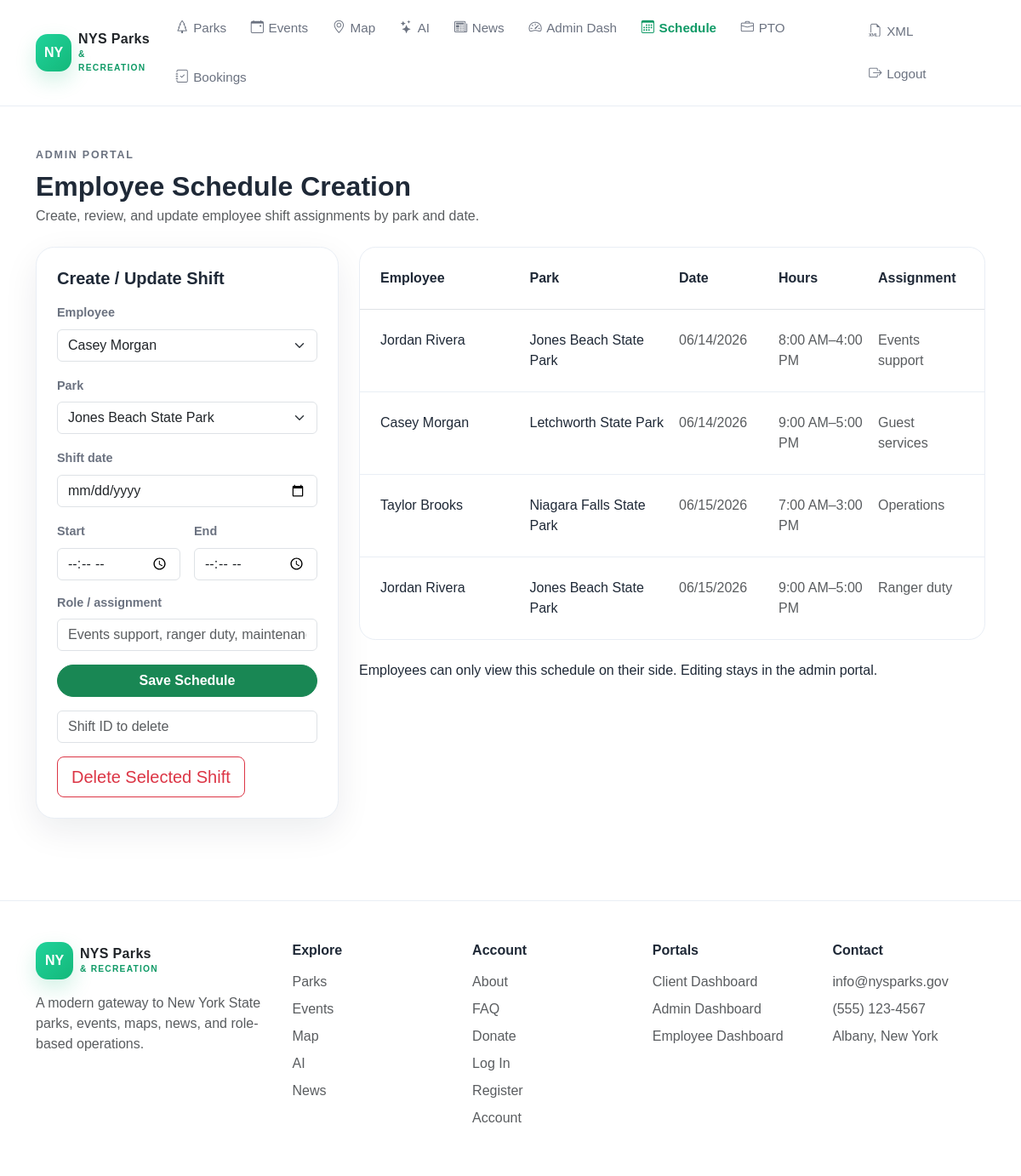
Page /admin-employee-schedule.php (signed in) on the committed database.
### tables this page shows
CREATE TABLE employee_schedules (
    id INT AUTO_INCREMENT PRIMARY KEY,
    employee_id INT NOT NULL,
    park_id INT NOT NULL,
    shift_date DATE NOT NULL,
    start_time TIME NOT NULL,
    end_time TIME NOT NULL,
    assignment VARCHAR(120) NOT NULL,
    schedule_status ENUM('scheduled','cancelled','completed') NOT NULL DEFAULT 'scheduled',
    notes TEXT NULL,
    created_by INT NULL,
    created_at DATETIME NOT NULL DEFAULT CURRENT_TIMESTAMP,
    updated_at DATETIME NOT NULL DEFAULT CURRENT_TIMESTAMP ON UPDATE CURRENT_TIMESTAMP,
    CONSTRAINT fk_sched_employee FOREIGN KEY (employee_id) REFERENCES users(id) ON DELETE CASCADE,
    CONSTRAINT fk_sched_park FOREIGN KEY (park_id) REFERENCES parks(id) ON DELETE RESTRICT,
    CONSTRAINT fk_sched_created_by FOREIGN KEY (created_by) REFERENCES users(id) ON DELETE SET NULL,
    CONSTRAINT chk_sched_times CHECK (start_time < end_time),
    INDEX idx_sched_employee_date (employee_id, shift_date),
    INDEX idx_sched_park_date (park_id, shift_date),
    INDEX idx_sched_status (schedule_status)
);

CREATE TABLE parks (
    id INT AUTO_INCREMENT PRIMARY KEY,
    name VARCHAR(150) NOT NULL UNIQUE,
    region VARCHAR(80) NOT NULL,
    park_type VARCHAR(60) NOT NULL,
    address_line VARCHAR(180) NOT NULL,
    city VARCHAR(80) NOT NULL,
    state CHAR(2) NOT NULL DEFAULT 'NY',
    zip_code VARCHAR(10) NOT NULL,
    hours VARCHAR(120) NOT NULL,
    total_fields INT NOT NULL DEFAULT 1,
    max_capacity INT NOT NULL DEFAULT 1,
    amenities TEXT NULL,
    description TEXT NOT NULL,
    image_url VARCHAR(255) NULL,
    image_alt VARCHAR(180) NULL,
    card_summary VARCHAR(255) NULL,
    latitude DECIMAL(9,6) NULL,
    longitude DECIMAL(9,6) NULL,
    is_featured TINYINT(1) NOT NULL DEFAULT 0,
    created_at DATETIME NOT NULL DEFAULT CURRENT_TIMESTAMP,
    updated_at DATETIME NOT NULL DEFAULT CURRENT_TIMESTAMP ON UPDATE CURRENT_TIMESTAMP,
    CONSTRAINT chk_parks_total_fields CHECK (total_fields >= 0),
    CONSTRAINT chk_parks_max_capacity CHECK (max_capacity > 0),
    INDEX idx_parks_region (region),
    INDEX idx_parks_type (park_type),
    INDEX idx_parks_featured (is_featured)
);

### bootstrap.php (called while the page is built, shortened)
<?php
function e(?string $value): string {
    return htmlspecialchars((string) $value, ENT_QUOTES, 'UTF-8');
}
function full_name(array $user): string {
    return trim(($user['first_name'] ?? '') . ' ' . ($user['last_name'] ?? ''));
}
function user_options(PDO $db, string $role='employee'): array {
    $stmt = $db->prepare("SELECT u.*, p.name AS park_name FROM users u LEFT JOIN parks p ON p.id=u.park_id WHERE u.role = ? AND u.account_status='active' ORDER BY u.first_name, u.last_name");
    $stmt->execute([$role]);
    return $stmt->fetchAll();
}
function park_options(PDO $db): array {
    return $db->query("SELECT * FROM parks ORDER BY name")->fetchAll();
}
?>

### admin-employee-schedule.php (the view, shortened to what this page needs)
<?php
require 'bootstrap.php';
$employees = user_options($db, 'employee');
$parks = park_options($db);
$schedules = $db->query("SELECT s.*, CONCAT(u.first_name, ' ', u.last_name) AS employee_name, p.name AS park_name FROM employee_schedules s JOIN users u ON u.id=s.employee_id JOIN parks p ON p.id=s.park_id ORDER BY s.shift_date ASC, s.start_time ASC")->fetchAll();
?><!DOCTYPE html>
<html lang="en">
<head>
  <link href="https://cdn.jsdelivr.net/npm/bootstrap@5.3.3/dist/css/bootstrap.min.css" rel="stylesheet" />
  <link rel="stylesheet" href="https://cdn.jsdelivr.net/npm/bootstrap-icons@1.11.3/font/bootstrap-icons.min.css" />
  <link rel="stylesheet" href="css/styles.css" />
</head>
<body data-page="admin-schedule">
  <header class="site-header">
    <nav class="container py-3 d-flex flex-column flex-lg-row align-items-lg-center justify-content-between gap-3">
      <section class="d-flex flex-column flex-lg-row align-items-lg-center gap-3 gap-lg-4">
        <a href="index.php" class="brand-link text-decoration-none d-inline-flex align-items-center gap-2">
          <span class="brand-badge">NY</span>
          <span class="brand-mark text-dark">
            NYS Parks<br />
            <small>&amp; RECREATION</small>
          </span>
        </a>
        <ul class="list-unstyled d-flex flex-wrap gap-3 gap-lg-4 m-0 align-items-center">
          <li><a href="parks.php" class="nav-link-custom" data-page-link="parks"><i class="bi bi-tree"></i>Parks</a></li>
          <li><a href="events.php" class="nav-link-custom" data-page-link="events"><i class="bi bi-calendar-event"></i>Events</a></li>
          <li><a href="map.php" class="nav-link-custom" data-page-link="map"><i class="bi bi-geo-alt"></i>Map</a></li>
          <li><a href="ai.php" class="nav-link-custom" data-page-link="ai"><i class="bi bi-stars"></i>AI</a></li>
          <li><a href="news.php" class="nav-link-custom" data-page-link="news"><i class="bi bi-newspaper"></i>News</a></li>
          <li><a href="admin-dashboard.php" class="nav-link-custom" data-page-link="admin-dashboard"><i class="bi bi-speedometer2"></i>Admin Dash</a></li>
          <li><a href="admin-employee-schedule.php" class="nav-link-custom active" data-page-link="admin-schedule"><i class="bi bi-calendar3"></i>Schedule</a></li>
          <li><a href="admin-pto.php" class="nav-link-custom" data-page-link="admin-pto"><i class="bi bi-briefcase"></i>PTO</a></li>
          <li><a href="admin-bookings.php" class="nav-link-custom" data-page-link="admin-bookings"><i class="bi bi-journal-check"></i>Bookings</a></li>
        </ul>
      </section>
      <ul class="list-unstyled d-flex flex-wrap gap-3 m-0 align-items-center">
        <li><a href="admin-xml.php" class="nav-link-custom" data-page-link="admin-xml"><i class="bi bi-filetype-xml"></i>XML</a></li>
        <li><a href="logout.php" class="nav-link-custom" data-page-link="logout"><i class="bi bi-box-arrow-right"></i>Logout</a></li>
      </ul>
    </nav>
  </header>
  <main class="py-5">
    <section class="container">
      <header class="mb-4">
        <p class="section-kicker mb-2">Admin portal</p>
        <h1 class="h2 fw-bold mb-1">Employee Schedule Creation</h1>
        <p class="text-muted mb-0">Create, review, and update employee shift assignments by park and date.</p>
      </header>
      <section class="row g-4">
        <article class="col-xl-4">
          <section class="form-panel p-4 h-100">
            <h2 class="h5 fw-bold mb-3">Create / Update Shift</h2>
            <form method="post">
              <label class="form-label">Employee</label>
              <select name="employee_id" class="form-select mb-3"><?php foreach ($employees as $emp): ?><option value="<?= $emp['id'] ?>"><?= e(full_name($emp)) ?></option><?php endforeach; ?></select>
              <label class="form-label">Park</label>
              <select name="park_id" class="form-select mb-3"><?php foreach ($parks as $park): ?><option value="<?= $park['id'] ?>"><?= e($park['name']) ?></option><?php endforeach; ?></select>
              <label class="form-label">Shift date</label>
              <input type="date" name="shift_date" class="form-control mb-3" required />
              <section class="row g-3">
                <article class="col-6"><label class="form-label">Start</label><input type="time" name="start_time" class="form-control" required /></article>
                <article class="col-6"><label class="form-label">End</label><input type="time" name="end_time" class="form-control" required /></article>
              </section>
              <label class="form-label mt-3">Role / assignment</label>
              <input type="text" name="assignment" class="form-control mb-3" placeholder="Events support, ranger duty, maintenance" required />
              <button type="submit" class="btn btn-success rounded-pill w-100 fw-semibold">Save Schedule</button>
            </form>
            <form method="post" class="mt-3">
              <div class="col-12 d-flex flex-wrap gap-3">
                <input type="number" name="schedule_id" class="form-control" placeholder="Shift ID to delete" />
                <button type="submit" class="btn btn-outline-danger btn-lg">Delete Selected Shift</button>
              </div>
            </form>
          </section>
        </article>
        <article class="col-xl-8">
          <section class="list-shell mb-4">
            <section class="p-4 border-bottom">
              <section class="row g-3">
                <article class="col-md-3 fw-bold">Employee</article>
                <article class="col-md-3 fw-bold">Park</article>
                <article class="col-md-2 fw-bold">Date</article>
                <article class="col-md-2 fw-bold">Hours</article>
                <article class="col-md-2 fw-bold">Assignment</article>
              </section>
            </section>
            <?php foreach ($schedules as $i => $row): ?>
            <section class="<?= $i < count($schedules) - 1 ? 'list-row' : '' ?> p-4"><section class="row g-3"><article class="col-md-3"><?= e($row['employee_name']) ?></article><article class="col-md-3"><?= e($row['park_name']) ?></article><article class="col-md-2 text-muted"><?= date('m/d/Y', strtotime($row['shift_date'])) ?></article><article class="col-md-2 text-muted"><?= date('g:i A', strtotime($row['start_time'])) ?>–<?= date('g:i A', strtotime($row['end_time'])) ?></article><article class="col-md-2 text-muted"><?= e($row['assignment']) ?></article></section></section>
            <?php endforeach; ?>
          </section>
          <section class="note-box">Employees can only view this schedule on their side. Editing stays in the admin portal.</section>
        </article>
      </section>
    </section>
  </main>
  <footer class="footer-shell py-5 mt-5">
    <section class="container"><section class="footer-five"><article class="footer-block footer-brand"><a href="index.php" class="brand-link text-decoration-none d-inline-flex align-items-center gap-2 mb-3"><span class="brand-badge">NY</span><span class="brand-mark text-dark">NYS Parks<br /><small>&amp; RECREATION</small></span></a><p class="text-muted mb-0">A modern gateway to New York State parks, events, maps, news, and role-based operations.</p></article><article class="footer-block"><h2 class="h6 fw-bold mb-3">Explore</h2><ul class="list-unstyled m-0"><li class="mb-2"><a href="parks.php" class="text-muted text-decoration-none">Parks</a></li><li class="mb-2"><a href="events.php" class="text-muted text-decoration-none">Events</a></li><li class="mb-2"><a href="map.php" class="text-muted text-decoration-none">Map</a></li><li class="mb-2"><a href="ai.php" class="text-muted text-decoration-none">AI</a></li><li class="mb-2"><a href="news.php" class="text-muted text-decoration-none">News</a></li></ul></article><article class="footer-block"><h2 class="h6 fw-bold mb-3">Account</h2><ul class="list-unstyled m-0"><li class="mb-2"><a href="about.php" class="text-muted text-decoration-none">About</a></li><li class="mb-2"><a href="faq.php" class="text-muted text-decoration-none">FAQ</a></li><li class="mb-2"><a href="donate.php" class="text-muted text-decoration-none">Donate</a></li><li class="mb-2"><a href="login.php" class="text-muted text-decoration-none">Log In</a></li><li class="mb-2"><a href="register.php" class="text-muted text-decoration-none">Register</a></li><li class="mb-2"><a href="account.php" class="text-muted text-decoration-none">Account</a></li></ul></article><article class="footer-block"><h2 class="h6 fw-bold mb-3">Portals</h2><ul class="list-unstyled m-0"><li class="mb-2"><a href="client-dashboard.php" class="text-muted text-decoration-none">Client Dashboard</a></li><li class="mb-2"><a href="admin-dashboard.php" class="text-muted text-decoration-none">Admin Dashboard</a></li><li class="mb-2"><a href="employee-dashboard.php" class="text-muted text-decoration-none">Employee Dashboard</a></li></ul></article><article class="footer-block"><h2 class="h6 fw-bold mb-3">Contact</h2><p class="text-muted mb-2">info@nysparks.gov</p><p class="text-muted mb-2">(555) 123-4567</p><p class="text-muted mb-0">Albany, New York</p></article></section></section>
  </footer>
</body>
</html>

### css/styles.css (style rules this page uses)
:root { --nys-green: #14b87a; --nys-green-dark: #0f9a66; --nys-teal: #74f0cf; --nys-navy: #0f1834; --nys-navy-2: #142347; --nys-text: #1f2937; --nys-muted: #6b7280; --nys-border: #e9eef5; --nys-surface: #ffffff; --nys-surface-soft: #f7fafc; --nys-shadow: 0 14px 40px rgba(15, 24, 52, 0.08); --nys-radius-lg: 1.35rem; --nys-radius-xl: 1.75rem; }
html { scroll-behavior: smooth; }
body { margin: 0; font-family: Arial, Helvetica, sans-serif; color: var(--nys-text); background: #ffffff; }
a { transition: 0.2s ease; }
main { min-height: calc(100vh - 170px); }
.site-header { background: rgba(255, 255, 255, 0.94); backdrop-filter: blur(8px); border-bottom: 1px solid var(--nys-border); position: sticky; top: 0; z-index: 1000; }
.brand-link { color: inherit; }
.brand-badge { width: 44px; height: 44px; border-radius: 14px; display: inline-flex; align-items: center; justify-content: center; background: linear-gradient(135deg, #20d39b, #14b87a); color: #ffffff; font-weight: 700; box-shadow: 0 10px 24px rgba(20, 184, 122, 0.2); }
.brand-mark { line-height: 1; font-weight: 700; letter-spacing: 0.02em; }
.brand-mark small { color: var(--nys-green-dark); letter-spacing: 0.12em; font-size: 0.64rem; }
.nav-link-custom { color: var(--nys-muted); font-size: 0.95rem; font-weight: 500; text-decoration: none; padding: 0.35rem 0.15rem; display: inline-flex; align-items: center; gap: 0.35rem; }
.active-link { color: var(--nys-green-dark); font-weight: 700; }
.section-kicker { color: var(--nys-muted); text-transform: uppercase; letter-spacing: 0.14em; font-size: 0.78rem; font-weight: 700; }
.list-shell { background: #ffffff; border: 1px solid var(--nys-border); border-radius: 1.2rem; overflow: hidden; }
.list-row { border-bottom: 1px solid var(--nys-border); }
.form-panel { background: #ffffff; border-radius: 1.35rem; border: 1px solid var(--nys-border); box-shadow: var(--nys-shadow); }
.form-label { font-size: 0.9rem; font-weight: 700; color: var(--nys-muted); }
.footer-shell { border-top: 1px solid var(--nys-border); background: #ffffff; }
.footer-five { display: flex; flex-wrap: wrap; gap: 2rem; align-items: flex-start; }
.footer-five .footer-block { flex: 1 1 180px; min-width: 0; }
.footer-five .footer-brand { flex: 1.35 1 260px; }
@media (min-width: 992px) { .footer-five { flex-wrap: nowrap !important; gap: 2rem; } }
@media (min-width: 992px) { .footer-five .footer-block { flex: 1 1 0 !important; width: auto !important; } }
@media (min-width: 992px) { .footer-five .footer-brand { flex: 1.5 1 0 !important; } }

### rows in the picture
employee_schedules: employee_name "Jordan Rivera", park.name "Jones Beach State Park", shift_date "06/14/2026", start_time "8:00 AM", end_time "4:00 PM", assignment "Events support"
employee_schedules: employee_name "Casey Morgan", park.name "Letchworth State Park", shift_date "06/14/2026", start_time "9:00 AM", end_time "5:00 PM", assignment "Guest services"
employee_schedules: employee_name "Taylor Brooks", park.name "Niagara Falls State Park", shift_date "06/15/2026", start_time "7:00 AM", end_time "3:00 PM", assignment "Operations"
employee_schedules: employee_name "Jordan Rivera", park.name "Jones Beach State Park", shift_date "06/15/2026", start_time "9:00 AM", end_time "5:00 PM", assignment "Ranger duty"

### other values in the picture
form field employee_id "Casey Morgan"
form field park_id "Jones Beach State Park"
